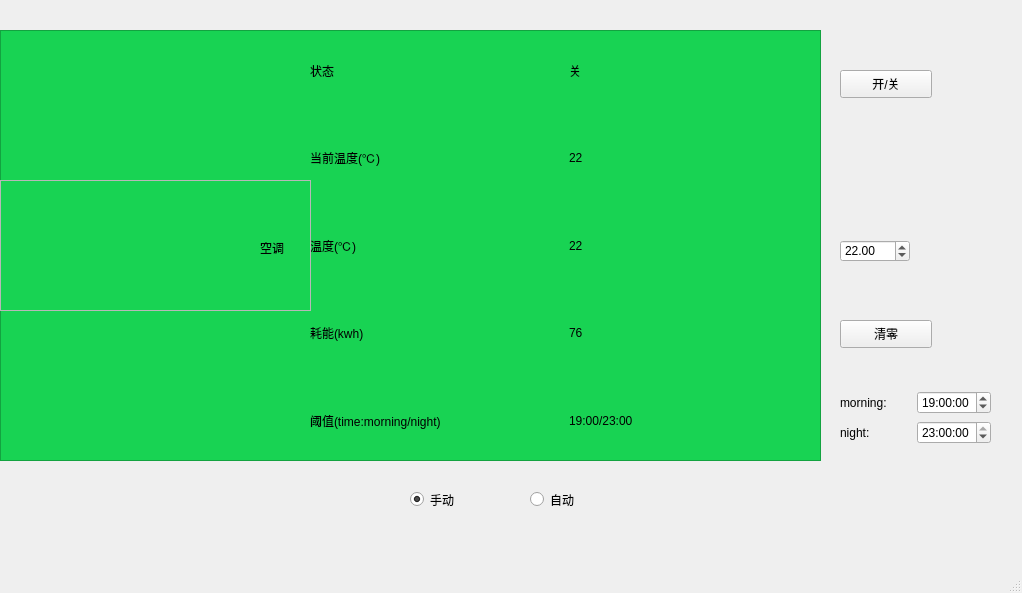
<?xml version="1.0" encoding="UTF-8"?>
<ui version="4.0">
 <class>MainWindow</class>
 <widget class="QMainWindow" name="MainWindow">
  <property name="geometry">
   <rect>
    <x>0</x>
    <y>0</y>
    <width>1022</width>
    <height>593</height>
   </rect>
  </property>
  <property name="windowTitle">
   <string>空调设置</string>
  </property>
  <widget class="QWidget" name="centralwidget">
   <widget class="QFrame" name="frame_3">
    <property name="geometry">
     <rect>
      <x>0</x>
      <y>30</y>
      <width>821</width>
      <height>431</height>
     </rect>
    </property>
    <property name="styleSheet">
     <string notr="true">#frame_3{background-color: rgb(24, 211, 83);}
</string>
    </property>
    <property name="frameShape">
     <enum>QFrame::StyledPanel</enum>
    </property>
    <property name="frameShadow">
     <enum>QFrame::Raised</enum>
    </property>
    <widget class="QWidget" name="gridLayoutWidget_2">
     <property name="geometry">
      <rect>
       <x>310</x>
       <y>0</y>
       <width>511</width>
       <height>431</height>
      </rect>
     </property>
     <layout class="QGridLayout" name="gridLayout_2">
      <item row="0" column="0">
       <widget class="QLabel" name="label_7">
        <property name="text">
         <string>状态</string>
        </property>
       </widget>
      </item>
      <item row="2" column="0">
       <widget class="QLabel" name="label_8">
        <property name="text">
         <string>温度(℃)</string>
        </property>
       </widget>
      </item>
      <item row="3" column="0">
       <widget class="QLabel" name="label_13">
        <property name="text">
         <string>耗能(kwh)</string>
        </property>
       </widget>
      </item>
      <item row="4" column="0">
       <widget class="QLabel" name="label_28">
        <property name="text">
         <string>阈值(time:morning/night)</string>
        </property>
       </widget>
      </item>
      <item row="0" column="1">
       <widget class="QLabel" name="label_11">
        <property name="text">
         <string>关</string>
        </property>
       </widget>
      </item>
      <item row="2" column="1">
       <widget class="QLabel" name="label_12">
        <property name="text">
         <string>22</string>
        </property>
       </widget>
      </item>
      <item row="3" column="1">
       <widget class="QLabel" name="label_14">
        <property name="text">
         <string>76</string>
        </property>
       </widget>
      </item>
      <item row="4" column="1">
       <widget class="QLabel" name="label_32">
        <property name="text">
         <string>19:00/23:00</string>
        </property>
       </widget>
      </item>
      <item row="1" column="0">
       <widget class="QLabel" name="label_3">
        <property name="text">
         <string>当前温度(℃)</string>
        </property>
       </widget>
      </item>
      <item row="1" column="1">
       <widget class="QLabel" name="label_4">
        <property name="text">
         <string>22</string>
        </property>
       </widget>
      </item>
     </layout>
    </widget>
    <widget class="QFrame" name="frame_4">
     <property name="geometry">
      <rect>
       <x>0</x>
       <y>150</y>
       <width>311</width>
       <height>131</height>
      </rect>
     </property>
     <property name="frameShape">
      <enum>QFrame::StyledPanel</enum>
     </property>
     <property name="frameShadow">
      <enum>QFrame::Raised</enum>
     </property>
     <widget class="QLabel" name="label">
      <property name="geometry">
       <rect>
        <x>0</x>
        <y>0</y>
        <width>251</width>
        <height>131</height>
       </rect>
      </property>
      <property name="text">
       <string/>
      </property>
      <property name="pixmap">
       <pixmap resource="../qrc/main_interface.qrc">:/image/image/空调.jpg</pixmap>
      </property>
      <property name="scaledContents">
       <bool>true</bool>
      </property>
     </widget>
     <widget class="QLabel" name="label_9">
      <property name="geometry">
       <rect>
        <x>260</x>
        <y>60</y>
        <width>72</width>
        <height>15</height>
       </rect>
      </property>
      <property name="text">
       <string>空调</string>
      </property>
     </widget>
    </widget>
   </widget>
   <widget class="QWidget" name="layoutWidget">
    <property name="geometry">
     <rect>
      <x>840</x>
      <y>390</y>
      <width>151</width>
      <height>55</height>
     </rect>
    </property>
    <layout class="QGridLayout" name="gridLayout_3">
     <item row="1" column="0">
      <widget class="QLabel" name="label_10">
       <property name="text">
        <string>night:</string>
       </property>
      </widget>
     </item>
     <item row="0" column="1">
      <widget class="QTimeEdit" name="timeEdit">
       <property name="dateTime">
        <datetime>
         <hour>19</hour>
         <minute>0</minute>
         <second>0</second>
         <year>2000</year>
         <month>1</month>
         <day>1</day>
        </datetime>
       </property>
      </widget>
     </item>
     <item row="1" column="1">
      <widget class="QTimeEdit" name="timeEdit_2">
       <property name="dateTime">
        <datetime>
         <hour>23</hour>
         <minute>0</minute>
         <second>0</second>
         <year>2000</year>
         <month>1</month>
         <day>1</day>
        </datetime>
       </property>
      </widget>
     </item>
     <item row="0" column="0">
      <widget class="QLabel" name="label_2">
       <property name="text">
        <string>morning:</string>
       </property>
      </widget>
     </item>
    </layout>
   </widget>
   <widget class="QPushButton" name="pushButton">
    <property name="geometry">
     <rect>
      <x>840</x>
      <y>70</y>
      <width>92</width>
      <height>28</height>
     </rect>
    </property>
    <property name="text">
     <string>开/关</string>
    </property>
   </widget>
   <widget class="QPushButton" name="pushButton_2">
    <property name="geometry">
     <rect>
      <x>840</x>
      <y>320</y>
      <width>92</width>
      <height>28</height>
     </rect>
    </property>
    <property name="text">
     <string>清零</string>
    </property>
   </widget>
   <widget class="QRadioButton" name="radioButton_2">
    <property name="geometry">
     <rect>
      <x>530</x>
      <y>490</y>
      <width>112</width>
      <height>19</height>
     </rect>
    </property>
    <property name="text">
     <string>自动</string>
    </property>
   </widget>
   <widget class="QRadioButton" name="radioButton">
    <property name="geometry">
     <rect>
      <x>410</x>
      <y>490</y>
      <width>112</width>
      <height>19</height>
     </rect>
    </property>
    <property name="text">
     <string>手动</string>
    </property>
    <property name="checked">
     <bool>true</bool>
    </property>
   </widget>
   <widget class="QDoubleSpinBox" name="doubleSpinBox">
    <property name="geometry">
     <rect>
      <x>840</x>
      <y>240</y>
      <width>70</width>
      <height>22</height>
     </rect>
    </property>
    <property name="minimum">
     <double>10.000000000000000</double>
    </property>
    <property name="maximum">
     <double>40.000000000000000</double>
    </property>
    <property name="value">
     <double>22.000000000000000</double>
    </property>
   </widget>
  </widget>
  <widget class="QMenuBar" name="menubar">
   <property name="geometry">
    <rect>
     <x>0</x>
     <y>0</y>
     <width>1022</width>
     <height>26</height>
    </rect>
   </property>
  </widget>
  <widget class="QStatusBar" name="statusbar"/>
 </widget>
 <resources>
  <include location="../qrc/main_interface.qrc"/>
  <include location="../qrc/main_interface.qrc"/>
 </resources>
 <connections/>
</ui>
